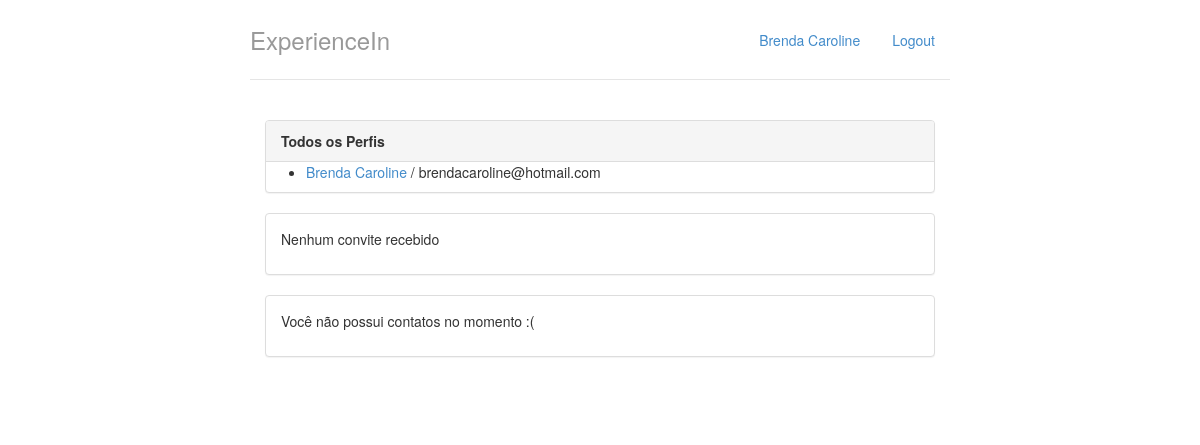
The app's page / (signed in), older data.
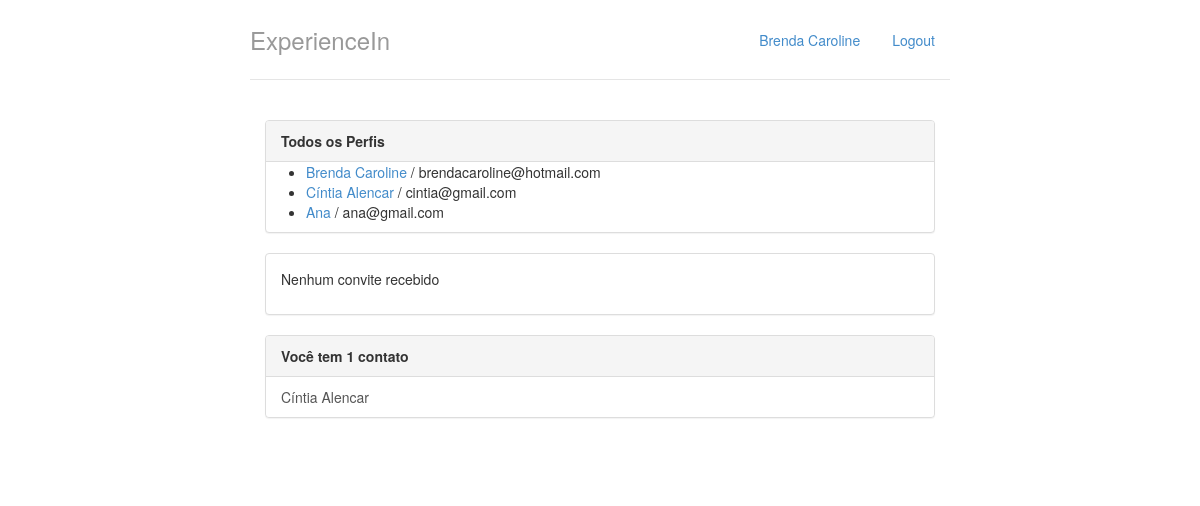
The same page, newer data.
### perfis/models.py (models this page shows, shortened)
class Perfil(models.Model):
    nome  = models.CharField(max_length=255, null=False)
    telefone  = models.CharField(max_length=15, null=False)
    nome_empresa  = models.CharField(max_length=255, null=False)
    contatos = models.ManyToManyField('self')
    usuario = models.OneToOneField(User, on_delete=models.CASCADE, related_name="perfil")
    @property
    def email(self):
        return self.usuario.email

### perfis/views.py (the view)
# urls.py: path('', views.index, name='index'),
@login_required
def index(request):
    return render(request, 'index.html', {'perfis':Perfil.objects.all(), 'perfil_logado': get_perfil_logado(request)})

### perfis/views.py (called while the page is built)
@login_required
def get_perfil_logado(request):
     return request.user.perfil

### perfis/templates/index.html
{% extends "base.html" %}
{% block body %}
<div class="col-lg-12">
    <div class="panel panel-default">
        <div class="panel-heading">
            <strong>Todos os Perfis</strong>
        </div>
        {% if perfis %}
          <ul>
              {% for perfil in perfis %}
                  <li>
                    <a href="{% url 'exibir' perfil.id%}">{{ perfil.nome }}</a> / {{ perfil.email }}
                  </li>
              {% endfor %}
          </ul>
        {% else %}
          <p>Nenhum Perfil encontrado</p>
        {% endif %}
    </div>
    <div class="panel panel-default">
        {% with total_de_convites=perfil_logado.convites_recebidos.count %}
          {% if total_de_convites %}
              <div class="panel-heading">
                  <strong>Você tem {{ total_de_convites }} convite{{ total_de_convites|pluralize }} aguardando aprovação</strong>
              </div>
              <ul class="list-group">
                  {% for convite in perfil_logado.convites_recebidos.all %}
                      <li class="list-group-item">
                              {{ convite.solicitante.nome }}
                              <a href="{% url 'aceitar' convite.id %}" class="pull-right">Aceitar</a>
                      </li>
                  {% endfor %}
              </ul>
          {% else %}
              <div class="panel-body">
                  <p>Nenhum convite recebido </p>
              </div>
          {% endif %}
        {% endwith %}
    </div>
    <div class="panel panel-default">
        {% with total_de_contatos=perfil_logado.contatos.count %}
            {% if total_de_contatos %}
                <div class="panel-heading">
                        <strong>Você tem {{total_de_contatos}} contato{{ total_de_contatos|pluralize }}</strong>
                </div>
                <ul class="list-group">
                    {% for contato in perfil_logado.contatos.all %}
                        <a href="{% url 'exibir' contato.id %}" class="list-group-item">{{ contato.nome }}</a>
                    {% endfor %}
                </ul>
            {% else %}
                <div class="panel-body">
                    <p>Você não possui contatos no momento :(</p>
                </div>
            {% endif %}
        {% endwith %}
    </div>
</div>
{% endblock %}

### perfis/templates/base.html (shortened to what this page needs)
{% load staticfiles %}
<!DOCTYPE html>
<html lang="pt">
    <head>
        <link href="{% static "styles/bootstrap.css" %}" rel="stylesheet">
        <link href="{% static "styles/main.css" %}" rel="stylesheet">
    </head>
    <body>
        <div class="container">
        <div class="header">
            <ul class="nav nav-pills pull-right">
            <li class=""><a href="{% url 'index' %}">{{perfil_logado.nome}}</a></li>
            <li class=""><a href="/logout/">Logout</a></li>
            </ul>
            <h3 class="text-muted">ExperienceIn</h3>
        </div>
        <div class="row content">
            {% block body %}
            {% endblock %}
        </div>
    </div>
  </body>
</html>

### perfis/static/styles/main.css (style rules this page uses)
body { padding-top: 20px; padding-bottom: 20px; }
.header, .content, .footer { padding-left: 15px; padding-right: 15px; }
.header { border-bottom: 1px solid #e5e5e5; }
.header h3 { margin-top: 0; margin-bottom: 0; line-height: 40px; padding-bottom: 19px; }
@media (min-width: 768px) { .container { max-width: 730px; } }
.content { margin: 40px 0; }
@media screen and (min-width: 768px) { .header, .content, .footer { padding-left: 0; padding-right: 0; } }
@media screen and (min-width: 768px) { .header { margin-bottom: 30px; } }

Row changes from the older to the newer data that the page shows:
added Perfil: nome "Cíntia Alencar", email "cintia@gmail.com"
added Perfil: nome "Ana", email "ana@gmail.com", shown under "ExperienceIn"
Text that changed along with them:
{{ total_de_contatos }}: (not shown) → "1"
text no longer shown: "Você não possui contatos no momento :("
text now shown: "Você tem contato"
